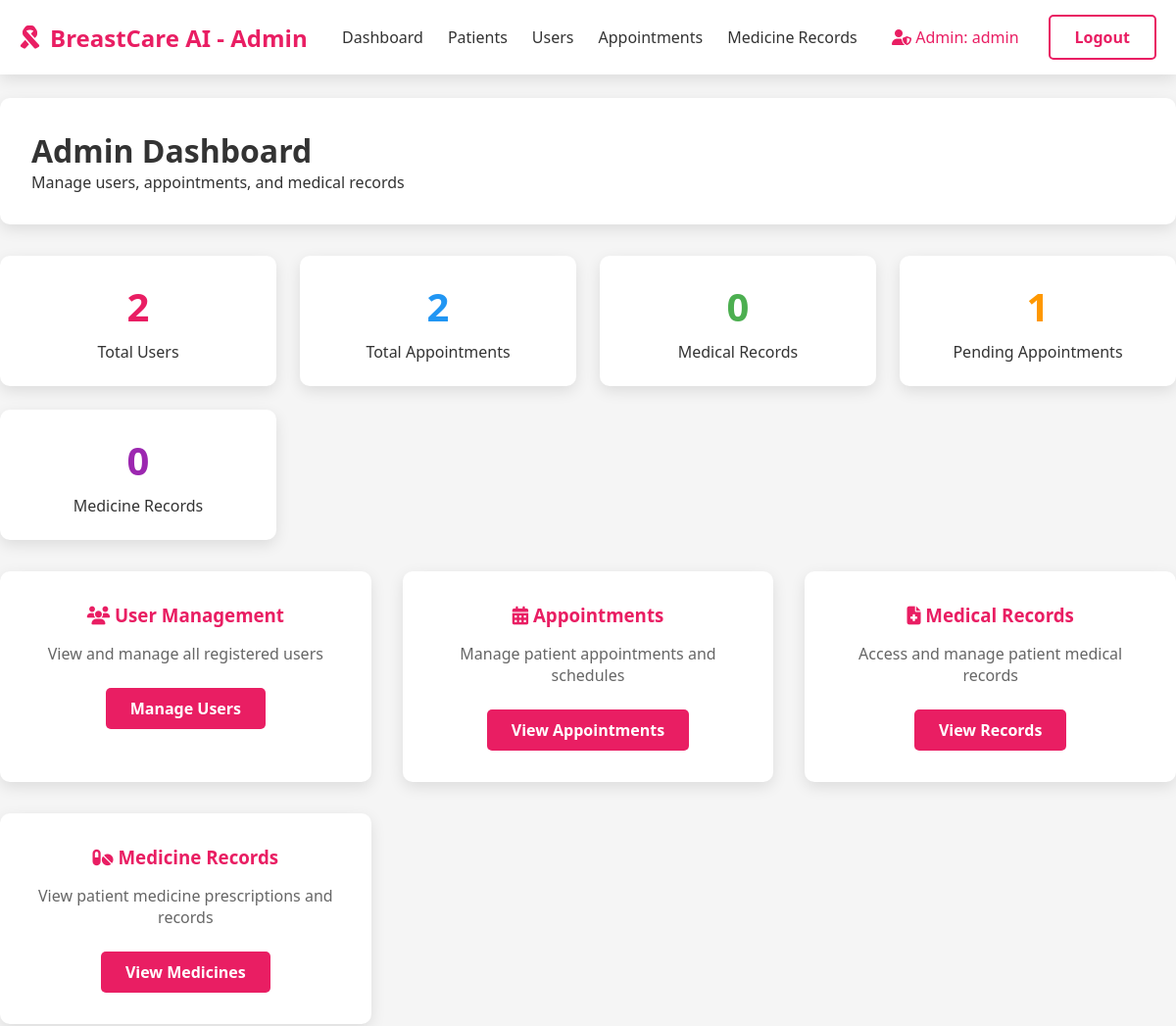
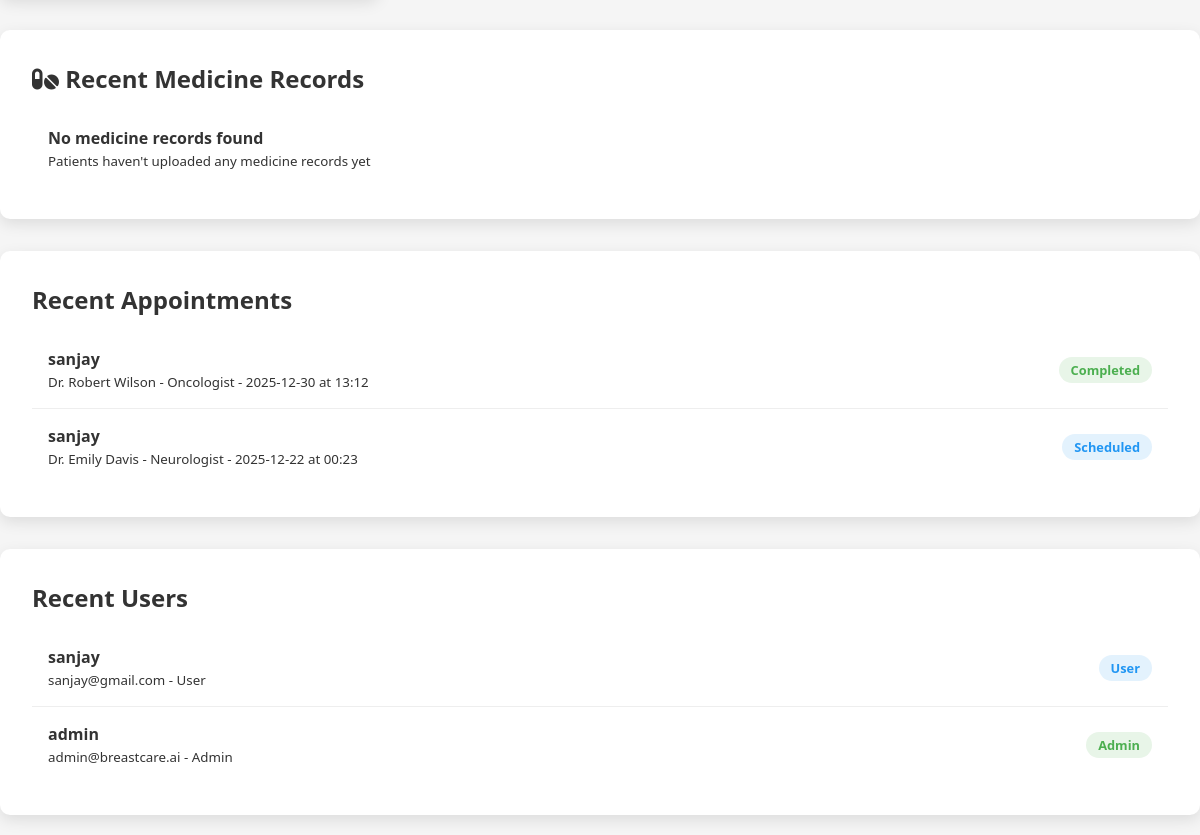
The page /admin-dashboard (signed in) on the database as committed earlier (2 pictures, top to bottom).
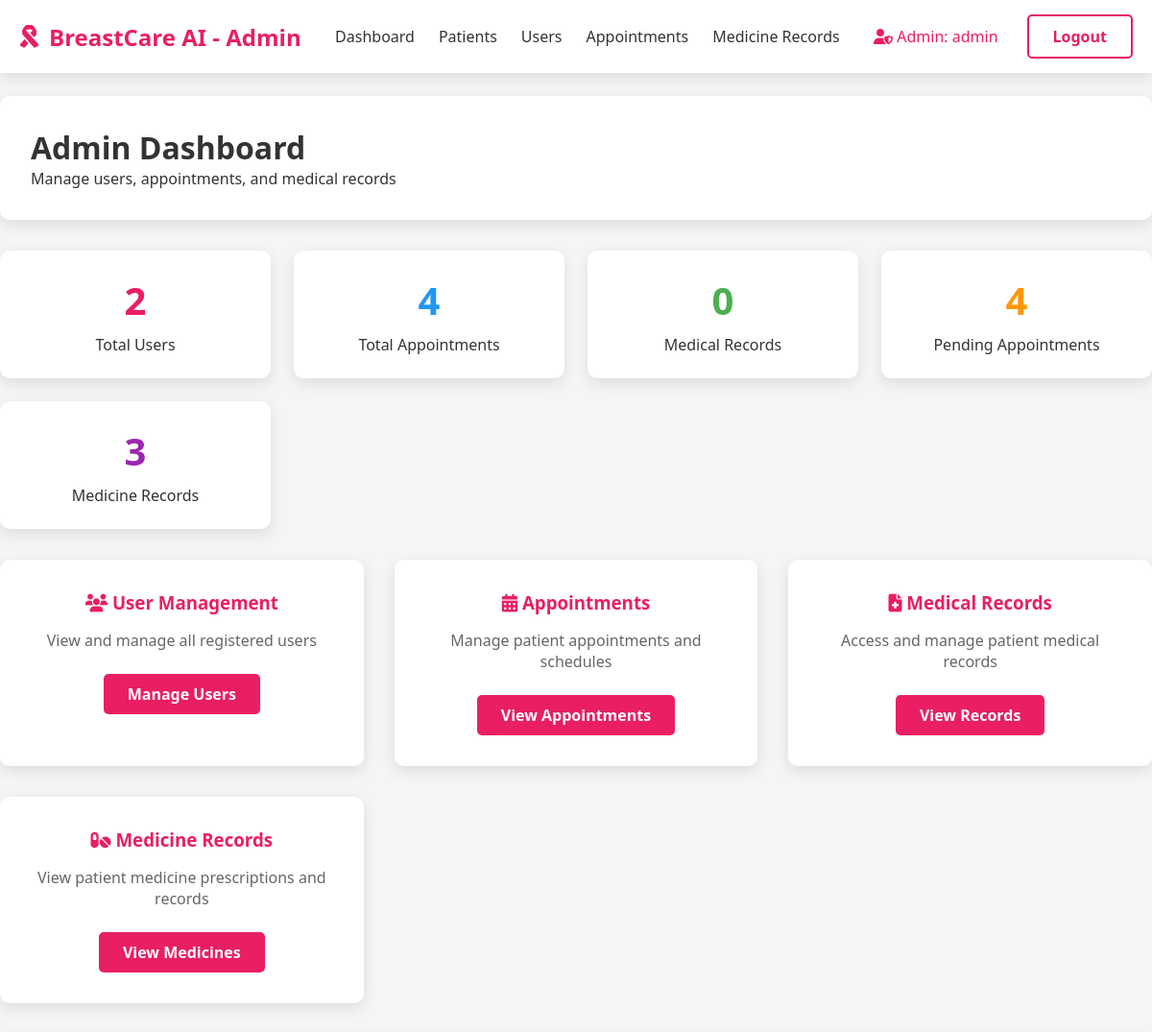
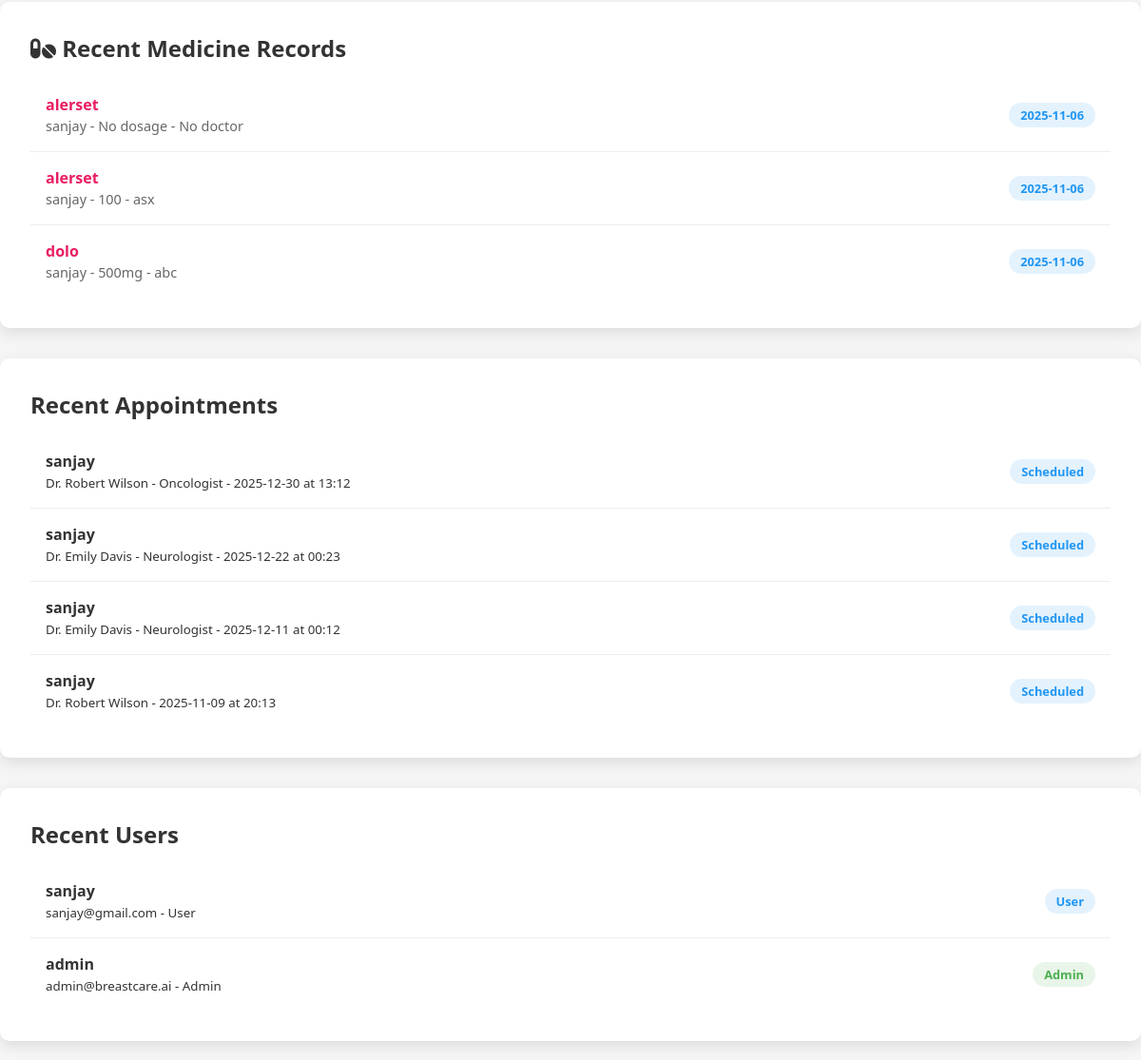
The same page on the database as committed later (2 pictures, top to bottom).
### tables this page shows
CREATE TABLE appointments (
            id INTEGER PRIMARY KEY AUTOINCREMENT,
            user_id INTEGER NOT NULL,
            doctor_name TEXT NOT NULL,
            appointment_date DATE NOT NULL,
            appointment_time TIME NOT NULL,
            reason TEXT,
            status TEXT DEFAULT 'scheduled',
            created_at TIMESTAMP DEFAULT CURRENT_TIMESTAMP,
            FOREIGN KEY (user_id) REFERENCES users (id) ON DELETE CASCADE
        );

CREATE TABLE user_profiles (
            id INTEGER PRIMARY KEY AUTOINCREMENT,
            user_id INTEGER NOT NULL,
            full_name TEXT,
            age INTEGER,
            date_of_birth DATE,
            gender TEXT,
            blood_group TEXT,
            address TEXT,
            phone TEXT,
            emergency_contact TEXT,
            updated_at TIMESTAMP DEFAULT CURRENT_TIMESTAMP,
            FOREIGN KEY (user_id) REFERENCES users (id) ON DELETE CASCADE
        );

CREATE TABLE users (
            id INTEGER PRIMARY KEY AUTOINCREMENT,
            username TEXT UNIQUE NOT NULL,
            email TEXT UNIQUE NOT NULL,
            password TEXT NOT NULL,
            role TEXT DEFAULT 'user',
            created_at TIMESTAMP DEFAULT CURRENT_TIMESTAMP
        );

CREATE TABLE medicine_records (
             id INTEGER PRIMARY KEY AUTOINCREMENT,
             user_id INTEGER NOT NULL,
             medicine_name TEXT NOT NULL,
            dosage TEXT,
             frequency TEXT,
             duration TEXT,
            prescribed_by TEXT,
        notes TEXT,
        file_path TEXT,
        uploaded_at TIMESTAMP DEFAULT CURRENT_TIMESTAMP,
        FOREIGN KEY (user_id) REFERENCES users (id) ON DELETE CASCADE
    );

### app.py (the view)
@app.route('/admin-dashboard')
def admin_dashboard():
    if 'user_id' not in session or session.get('role') != 'admin':
        flash('Access denied. Admin privileges required.')
        return redirect(url_for('home'))
    users = get_all_users()
    appointments = get_all_appointments()
    records = get_all_medical_records()
    medicine_records = get_all_medicine_records()
    return render_template('admin_dashboard.html',
                         users=users,
                         appointments=appointments,
                         records=records,
                         medicine_records=medicine_records,
                         username=session['username'])

### app.py (called while the page is built)
@app.after_request
def after_request(response):
    if 'user_id' in session:
        response.headers['Cache-Control'] = 'no-store, no-cache, must-revalidate, post-check=0, pre-check=0, max-age=0'
        response.headers['Pragma'] = 'no-cache'
        response.headers['Expires'] = '-1'
    else:
        response.headers['Cache-Control'] = 'public, max-age=300'
    return response

### database.py (called while the page is built)
def get_db_connection():
    conn = sqlite3.connect('users.db')
    conn.row_factory = sqlite3.Row
    return conn

def get_all_medicine_records():
    conn = get_db_connection()
    cursor = conn.cursor()
    cursor.execute('''
        SELECT m.*, u.username, p.full_name
        FROM medicine_records m
        JOIN users u ON m.user_id = u.id
        LEFT JOIN user_profiles p ON u.id = p.user_id
        ORDER BY m.uploaded_at DESC
    ''')
    records = cursor.fetchall()
    conn.close()
    return [dict(record) for record in records]

def get_all_users():
    conn = get_db_connection()
    cursor = conn.cursor()
    cursor.execute('''
        SELECT u.id, u.username, u.email, u.role, u.created_at,
               p.full_name, p.phone
        FROM users u
        LEFT JOIN user_profiles p ON u.id = p.user_id
        ORDER BY u.created_at DESC
    ''')
    users = cursor.fetchall()
    conn.close()
    return [dict(user) for user in users]

def get_all_appointments():
    conn = get_db_connection()
    cursor = conn.cursor()
    cursor.execute('''
        SELECT a.*, u.username, u.email, p.full_name, p.phone
        FROM appointments a
        JOIN users u ON a.user_id = u.id
        LEFT JOIN user_profiles p ON u.id = p.user_id
        ORDER BY a.appointment_date DESC, a.appointment_time DESC
    ''')
    appointments = cursor.fetchall()
    conn.close()
    return [dict(appt) for appt in appointments]

def get_all_medical_records():
    conn = get_db_connection()
    cursor = conn.cursor()
    cursor.execute('''
        SELECT m.*, u.username, p.full_name
        FROM medical_records m
        JOIN users u ON m.user_id = u.id
        LEFT JOIN user_profiles p ON u.id = p.user_id
        ORDER BY m.uploaded_at DESC
    ''')
    records = cursor.fetchall()
    conn.close()
    return [dict(record) for record in records]

### templates/admin_dashboard.html (shortened to what this page needs)
<!DOCTYPE html>
<html lang="en">
<head>
    <link rel="stylesheet" href="https://cdnjs.cloudflare.com/ajax/libs/font-awesome/6.4.0/css/all.min.css">
</head>
<body>
    <header>
        <div class="container">
            <nav class="navbar">
                <div class="logo">
                    <i class="fas fa-ribbon"></i>
                    <span>BreastCare AI - Admin</span>
                </div>
                <div class="nav-links">
                    <a href="{{ url_for('admin_dashboard') }}">Dashboard</a>
                    <a href="{{ url_for('admin_patients') }}">Patients</a>
                    <a href="{{ url_for('admin_users') }}">Users</a>
                    <a href="{{ url_for('admin_appointments') }}">Appointments</a>
                    <a href="{{ url_for('admin_medicine') }}">Medicine Records</a>
                </div>
                <div class="auth-buttons">
                    <span style="color: var(--primary); margin-right: 15px;">
                        <i class="fas fa-user-shield"></i> Admin: {{ username }}
                    </span>
                    <a href="{{ url_for('logout') }}" class="btn btn-outline">Logout</a>
                </div>
            </nav>
        </div>
    </header>
    <div class="container main-content">
        <div class="dashboard-header">
            <h1>Admin Dashboard</h1>
            <p>Manage users, appointments, and medical records</p>
        </div>
        <div class="stats-grid">
            <div class="stat-card">
                <div class="stat-number stat-users">{{ users|length }}</div>
                <p>Total Users</p>
            </div>
            <div class="stat-card">
                <div class="stat-number stat-appointments">{{ appointments|length }}</div>
                <p>Total Appointments</p>
            </div>
            <div class="stat-card">
                <div class="stat-number stat-records">{{ records|length }}</div>
                <p>Medical Records</p>
            </div>
            <div class="stat-card">
                <div class="stat-number stat-pending">
                    {{ appointments|selectattr("status", "equalto", "scheduled")|list|length }}
                </div>
                <p>Pending Appointments</p>
            </div>
            <div class="stat-card">
                <div class="stat-number stat-medicine">
                    {{ medicine_records|length if medicine_records else 0 }}
                </div>
                <p>Medicine Records</p>
            </div>
        </div>
        <div class="admin-sections">
            <div class="admin-card">
                <h3><i class="fas fa-users"></i> User Management</h3>
                <p>View and manage all registered users</p>
                <a href="{{ url_for('admin_users') }}" class="btn btn-primary">Manage Users</a>
            </div>
            <div class="admin-card">
                <h3><i class="fas fa-calendar-alt"></i> Appointments</h3>
                <p>Manage patient appointments and schedules</p>
                <a href="{{ url_for('admin_appointments') }}" class="btn btn-primary">View Appointments</a>
            </div>
            <div class="admin-card">
                <h3><i class="fas fa-file-medical"></i> Medical Records</h3>
                <p>Access and manage patient medical records</p>
                <a href="{{ url_for('admin_records') }}" class="btn btn-primary">View Records</a>
            </div>
            <div class="admin-card">
                <h3><i class="fas fa-pills"></i> Medicine Records</h3>
                <p>View patient medicine prescriptions and records</p>
                <a href="{{ url_for('admin_medicine') }}" class="btn btn-primary">View Medicines</a>
            </div>
        </div>
        <div class="recent-activity">
            <h2><i class="fas fa-pills"></i> Recent Medicine Records</h2>
            <div class="activity-list">
                {% if medicine_records %}
                    {% for record in medicine_records[:5] %}
                    <div class="activity-item">
                        <div>
                            <strong class="medicine-name">{{ record.medicine_name }}</strong>
                            <br>
                            <small class="patient-info">
                                {{ record.full_name or record.username }} -
                                {{ record.dosage or 'No dosage' }} -
                                {{ record.prescribed_by or 'No doctor' }}
                            </small>
                        </div>
                        <span class="status-badge status-scheduled">
                            {{ record.uploaded_at[:10] }}
                        </span>
                    </div>
                    {% endfor %}
                {% else %}
                    <div class="activity-item">
                        <div>
                            <strong>No medicine records found</strong>
                            <br>
                            <small>Patients haven't uploaded any medicine records yet</small>
                        </div>
                    </div>
                {% endif %}
            </div>
        </div>
        <div class="recent-activity">
            <h2>Recent Appointments</h2>
            <div class="activity-list">
                {% for appointment in appointments[:5] %}
                <div class="activity-item">
                    <div>
                        <strong>{{ appointment.full_name or appointment.username }}</strong>
                        <br>
                        <small>{{ appointment.doctor_name }} - {{ appointment.appointment_date }} at {{ appointment.appointment_time }}</small>
                    </div>
                    <span class="status-badge status-{{ appointment.status }}">
                        {{ appointment.status|title }}
                    </span>
                </div>
                {% else %}
                <p>No appointments found.</p>
                {% endfor %}
            </div>
        </div>
        <div class="recent-activity">
            <h2>Recent Users</h2>
            <div class="activity-list">
                {% for user in users[:5] %}
                <div class="activity-item">
                    <div>
                        <strong>{{ user.full_name or user.username }}</strong>
                        <br>
                        <small>{{ user.email }} - {{ user.role|title }}</small>
                    </div>
                    <span class="status-badge {% if user.role == 'admin' %}status-completed{% else %}status-scheduled{% endif %}">
                        {{ user.role|title }}
                    </span>
                </div>
                {% else %}
                <p>No users found.</p>
                {% endfor %}
            </div>
        </div>
    </div>
</body>
</html>

### templates/admin_dashboard.html (style rules this page uses)
:root { --primary: #e91e63; --primary-dark: #ad1457; --secondary: #2196f3; --success: #4caf50; --warning: #ff9800; --danger: #f44336; --light: #f8f9fa; --dark: #333; --shadow: 0 5px 15px rgba(0,0,0,0.1); --transition: all 0.3s ease; }
* { margin: 0; padding: 0; box-sizing: border-box; font-family: 'Segoe UI', Tahoma, Geneva, Verdana, sans-serif; }
body { background: #f5f5f5; color: var(--dark); }
.container { max-width: 1400px; margin: 0 auto; padding: 0 20px; }
header { background: white; box-shadow: var(--shadow); position: fixed; width: 100%; top: 0; z-index: 1000; }
.navbar { display: flex; justify-content: space-between; align-items: center; padding: 15px 0; }
.logo { display: flex; align-items: center; gap: 10px; font-size: 1.5rem; font-weight: bold; color: var(--primary); }
.nav-links { display: flex; gap: 25px; }
.nav-links a { text-decoration: none; color: var(--dark); font-weight: 500; transition: var(--transition); }
.auth-buttons { display: flex; gap: 15px; align-items: center; }
.btn { display: inline-block; padding: 10px 25px; border-radius: 5px; text-decoration: none; font-weight: 600; transition: var(--transition); border: none; cursor: pointer; }
.btn-primary { background: var(--primary); color: white; }
.btn-outline { border: 2px solid var(--primary); color: var(--primary); background: transparent; }
.main-content { margin-top: 80px; padding: 20px 0; }
.dashboard-header { background: white; padding: 2rem; border-radius: 10px; box-shadow: var(--shadow); margin-bottom: 2rem; }
.stats-grid { display: grid; grid-template-columns: repeat(auto-fit, minmax(250px, 1fr)); gap: 1.5rem; margin: 2rem 0; }
.stat-card { background: white; padding: 1.5rem; border-radius: 10px; box-shadow: var(--shadow); text-align: center; }
.stat-number { font-size: 2.5rem; font-weight: bold; margin-bottom: 0.5rem; }
.stat-users { color: var(--primary); }
.stat-appointments { color: var(--secondary); }
.stat-records { color: var(--success); }
.stat-pending { color: var(--warning); }
.stat-medicine { color: #9c27b0; }
.admin-sections { display: grid; grid-template-columns: repeat(auto-fit, minmax(300px, 1fr)); gap: 2rem; margin: 2rem 0; }
.admin-card { background: white; padding: 2rem; border-radius: 10px; box-shadow: var(--shadow); text-align: center; }
.admin-card h3 { margin-bottom: 1rem; color: var(--primary); }
.admin-card p { margin-bottom: 1.5rem; color: #666; }
.recent-activity { background: white; padding: 2rem; border-radius: 10px; box-shadow: var(--shadow); margin-top: 2rem; }
.activity-list { margin-top: 1rem; }
.activity-item { padding: 1rem; border-bottom: 1px solid #eee; display: flex; justify-content: space-between; align-items: center; }
.activity-item:last-child { border-bottom: none; }
.status-badge { padding: 0.25rem 0.75rem; border-radius: 15px; font-size: 0.8rem; font-weight: bold; }
.status-scheduled { background: #e3f2fd; color: var(--secondary); }
.status-completed { background: #e8f5e8; color: var(--success); }
.medicine-name { font-weight: 600; color: var(--primary); }
.patient-info { font-size: 0.9rem; color: #666; }

Rows that differ between the two databases and show on the page:
added medicine_records: medicine_name "alerset", full_name "sanjay", dosage "No dosage", prescribed_by "No doctor", uploaded_at "2025-11-06"
added medicine_records: medicine_name "alerset", full_name "sanjay", dosage "100", prescribed_by "asx", uploaded_at "2025-11-06"
added medicine_records: medicine_name "dolo", full_name "sanjay", dosage "500mg", prescribed_by "abc", uploaded_at "2025-11-06"
changed appointments "Dr. Robert Wilson - Oncologist": status "Completed" → "Scheduled"
added appointments: full_name "sanjay", doctor_name "Dr. Emily Davis - Neurologist", appointment_date "2025-12-11", appointment_time "00:12", status "Scheduled"
added appointments: full_name "sanjay", doctor_name "Dr. Robert Wilson", appointment_date "2025-11-09", appointment_time "20:13", status "Scheduled"
Other text that changed with them:
{{ appointments|length }}: "2" → "4"
{{ appointments|selectattr("status", "equalto", "scheduled")|list|length }}: "1" → "4"
{{ medicine_records|length if medicine_records else 0 }}: "0" → "3"
text no longer shown: "No medicine records found Patients haven't uploaded any medicine records yet"
